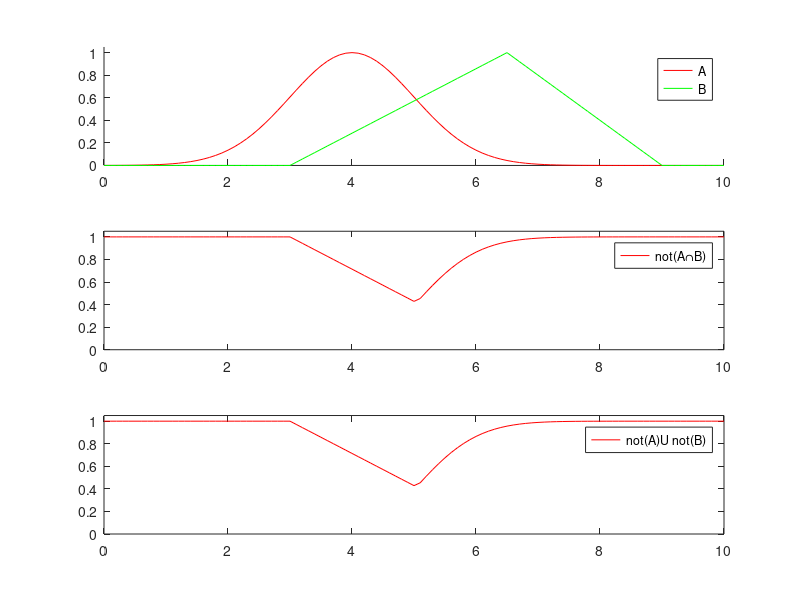

MATLAB code to generate this figure:
close all;
clear all;
clc;
x=(0:0.1:10);
A=gaussmf(x, [1 4]);
B=trimf(x, [3 6.5 9]);
ANot=1-A;
BNot=1-B;
AIntB=min(A,B);
subplot(3,1,1);
hold on
plot(x,A,'r');
plot(x,B,'g');
axis([0 10 0 1.05]);
legend('A','B');
subplot(3,1,2);
plot(x,(1-AIntB),'r');
axis([0 10 0 1.05]);
legend('not(A∩B)')
subplot(3,1,3);
plot(x,max(ANot,BNot),'r');
axis([0 10 0 1.05]);
legend('not(A)U not(B)')
